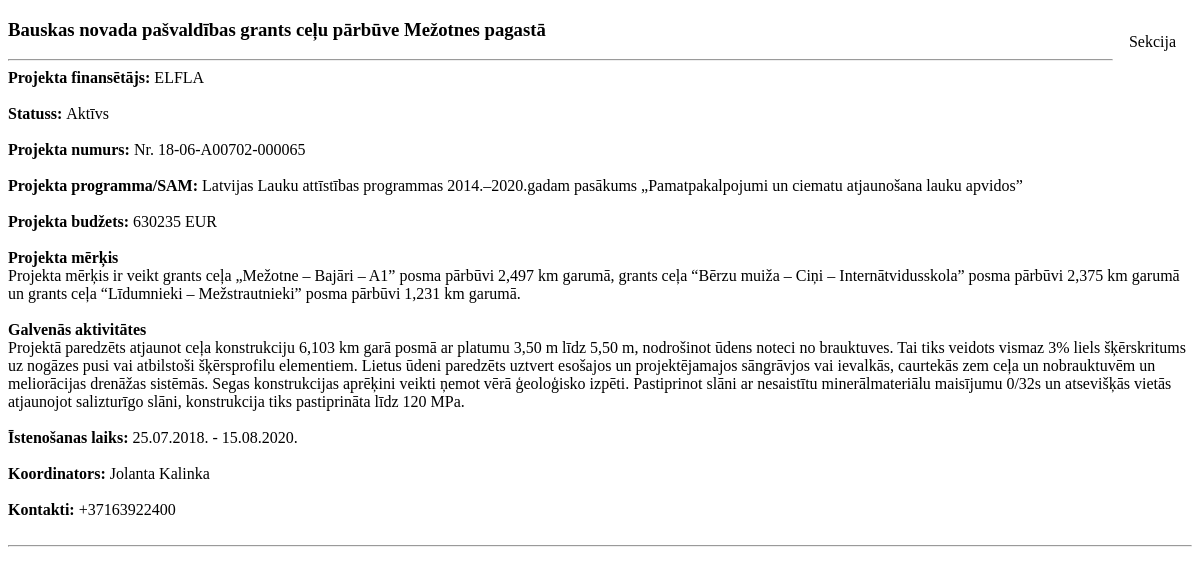
/individualAbout.php?id=1, run on the app's committed database.
### tables this page shows
CREATE TABLE IF NOT EXISTS `projekti` (
  `ID` int(11) NOT NULL AUTO_INCREMENT,
  `Name` text NOT NULL,
  `Financer` text NOT NULL,
  `Status` text NOT NULL,
  `Number` text NOT NULL,
  `SAM` text NOT NULL,
  `Budget` float DEFAULT NULL,
  `Purpose` text NOT NULL,
  `Activities` text NOT NULL,
  `StartDate` date NOT NULL,
  `FinishDate` date NOT NULL,
  `CoordinatorName` text NOT NULL,
  `CoordinatorContacts` text NOT NULL,
  `BudgetSpent` float DEFAULT NULL,
  `BudgetMunicipality` float DEFAULT NULL,
  `BudgetOther` float DEFAULT NULL,
  `BudgetELFLA` float DEFAULT NULL,
  `BudgetERAF` float DEFAULT NULL,
  `BudgetESF` float DEFAULT NULL,
  `BudgetKF` float DEFAULT NULL,
  `BudgetKPFI` float DEFAULT NULL,
  `BudgetLAT-LIT` float DEFAULT NULL,
  `BudgetNor` float DEFAULT NULL,
  `BudgetCountry` float DEFAULT NULL,
  PRIMARY KEY (`ID`)
);

### functions/function.php (called while the page is built, shortened)
<?php
  require_once "connect.php";
  function getProjects($id) {
    global $mysqli;
    if($id){
      $query = "SELECT * FROM projekti WHERE ID = ".$id;
    } else {
      $query = "SELECT * FROM projekti";
    }
    $result = mysqli_query($mysqli, $query);
    if(!$id){
      return resultToArray($result);
    }else{
      return mysqli_fetch_assoc($result);
    };
  };
 ?>

### individualAbout.php (the view, shortened to what this page needs)
<!DOCTYPE html>
<html lang="lv" dir="ltr">
  <head>
    <?php
      require_once "functions/function.php";
      $projects = getProjects($_GET['id']);
      require_once "blocks/head.php";
     ?>
  </head>
  <body>
    <div class='dropdown'>
      <button class='dropbtn'>
        Sekcija
      </button>
    </div>
    <?php
      echo "<section class='b-content'>";
      echo "<div class='wrap'>";
      echo "<article class='b-article'>";
      echo "<h1 class='header-1'>".$projects["Name"]."</h1>";
      echo "<hr>";
      echo "<div class='tr-details'>";
      echo "<b>Projekta finansētājs: </b>".$projects["Financer"]."<br><br>";
      echo "<b>Statuss: </b>".$projects["Status"]."<br><br>";
      echo "<b>Projekta numurs: </b>".$projects["Number"]."<br><br>";
      echo "<b>Projekta programma/SAM: </b>".$projects["SAM"]."<br><br>";
      echo "<b>Projekta budžets: </b>".$projects["Budget"]." EUR", "<br><br>";
      echo "<b>Projekta mērķis</b>", "<br>".$projects["Purpose"]."<br><br>";
      echo "<b>Galvenās aktivitātes</b>", "<br>".$projects["Activities"]."<br><br>";
      echo "<b>Īstenošanas laiks: </b>", date("d.m.Y.", strtotime($projects["StartDate"])), " - ", date("d.m.Y.", strtotime($projects["FinishDate"])), "<br><br>";
      echo "<b>Koordinators: </b>".$projects["CoordinatorName"]."<br><br>";
      echo "<b>Kontakti: </b>".$projects["CoordinatorContacts"]."<br><br>";
      echo "</div>";
      echo "<hr>";
      echo "</article>";
      echo "</div>";
      echo "</section>";
     ?>
  </body>
</html>

### blocks/head.php (shortened to what this page needs)
<?php require_once "functions/function.php"; ?>
<link rel="stylesheet" type="text/css" href="../css/style.css">

### css/style.css (style rules this page uses)
.dropdown { float: right; overflow: hidden; }
.dropdown .dropbtn { font-size: 16px; border: none; outline: none; color: black; padding: 14px 16px; background-color: inherit; font-family: inherit; margin: 0; }

### data on the page
projekti: Name "Bauskas novada pašvaldības grants ceļu pārbūve Mežotnes pagastā", Financer "ELFLA", Status "Aktīvs", Number "Nr. 18-06-A00702-000065", SAM "Latvijas Lauku attīstības programmas 2014.–2020.gadam pasākums „Pamatpakalpojumi un ciematu atjaunošana lauku apvidos”", Budget "630235", Purpose "Projekta mērķis ir veikt grants ceļa „Mežotne – Bajāri – A1” posma pārbūvi 2,497 km garumā, grants ceļa “Bērzu muiža – Ciņi – Internātvidusskola” posma pārbūvi 2,375 km garumā un grants ceļa “Līdumnieki – Mežstrautnieki” posma pārbūvi 1,231 km garumā.", Activities "Projektā paredzēts atjaunot ceļa konstrukciju 6,103 km garā posmā ar platumu 3,50 m līdz 5,50 m, nodrošinot ūdens noteci no brauktuves. Tai tiks veidots vismaz 3% liels šķērskritums uz nogāzes pusi vai atbilstoši šķērsprofilu elementiem. Lietus ūdeni paredzēts uztvert esošajos un projektējamajos sāngrāvjos vai ievalkās, caurtekās zem ceļa un nobrauktuvēm un meliorācijas drenāžas sistēmās. Segas konstrukcijas aprēķini veikti ņemot vērā ģeoloģisko izpēti. Pastiprinot slāni ar nesaistītu minerālmateriālu maisījumu 0/32s un atsevišķās vietās atjaunojot salizturīgo slāni, konstrukcija tiks pastiprināta līdz 120 MPa.", StartDate "25.07.2018.", FinishDate "15.08.2020.", CoordinatorName "Jolanta Kalinka", CoordinatorContacts "+37163922400"
